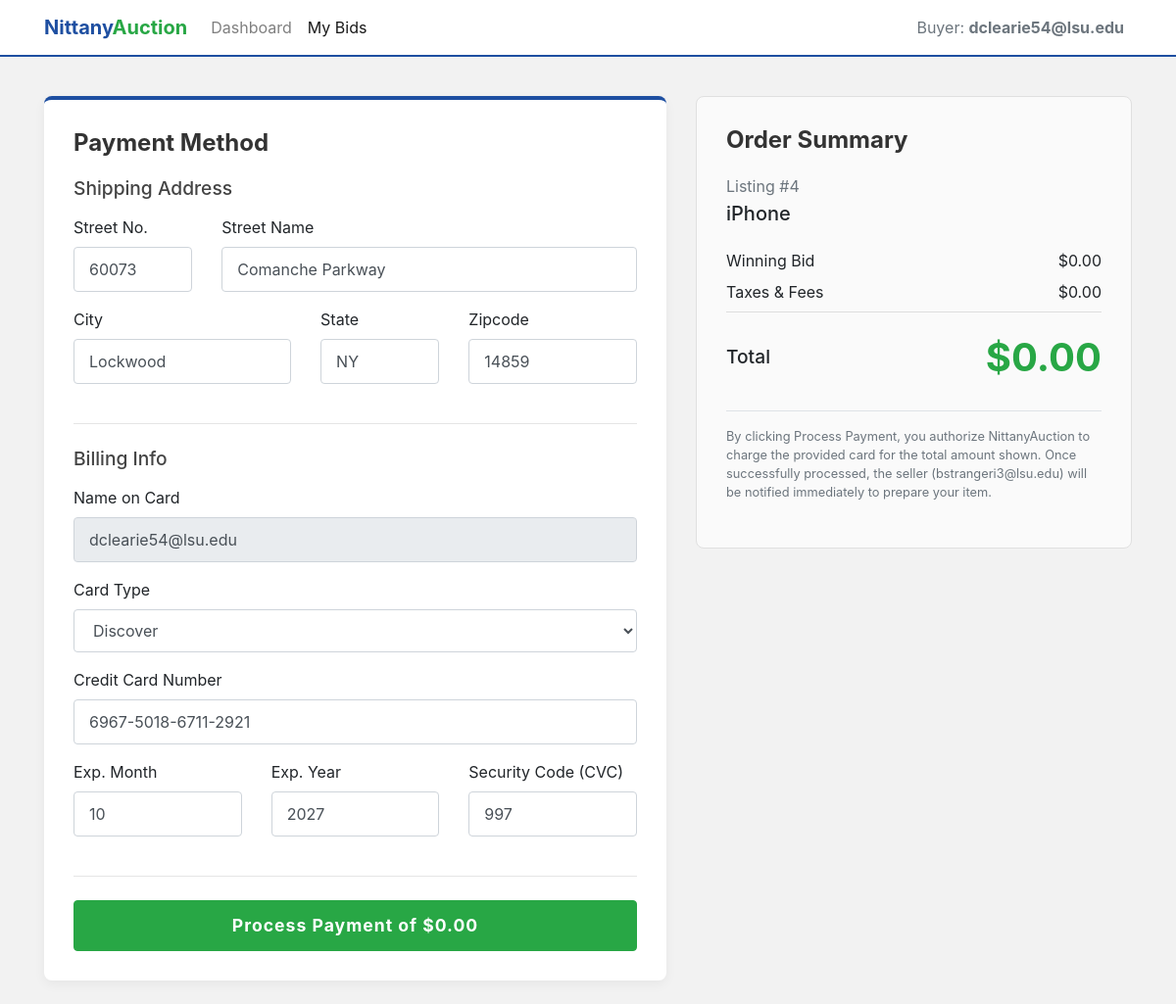
/pay/4 (signed in), run on the app's committed database.
### tables this page shows
CREATE TABLE Credit_Cards (
    credit_card_num TEXT PRIMARY KEY,
    card_type TEXT NOT NULL, --'Visa', 'Master', 'Discover'
    expire_month INTEGER NOT NULL CHECK (expire_month BETWEEN 1 AND 12),
    expire_year INTEGER NOT NULL,
    security_code TEXT NOT NULL,
    Owner_email TEXT NOT NULL,
    FOREIGN KEY (Owner_email) REFERENCES Users(email)
        ON UPDATE CASCADE
        ON DELETE CASCADE
);

CREATE TABLE "Address"
(
    address_id  VARCHAR(50)
        primary key,
    zipcode     INT,
    street_num  INT,
    street_name VARCHAR(255),
    
   foreign key (zipcode) references Zipcode_Info (zipcode)
);

CREATE TABLE "Zipcode_Info"
(
    zipcode INT
        primary key,
    city    TEXT not null,
    state   TEXT not null
);

CREATE TABLE "Auction_Listings"
(
    Seller_Email        text
        constraint Seller_Email
            references Sellers,
    Listing_ID          integer,
    Category            text,
    Auction_Title       text,
    Product_Name        text,
    Product_Description text,
    Quantity            integer,
    Reserve_Price       real,
    Max_bids            integer,
    Status              integer,
    primary key (Seller_Email, Listing_ID)
);

### app.py (the view)
@app.route('/pay/<int:listing_id>', methods=['GET'])
def pay_item_get(listing_id):
    user_email = session.get('email')
    roles = session.get('roles', [])
    if not user_email or 'bidder' not in roles:
        return redirect(url_for('authenticate', error='Access denied. Bidder account required.'))
    connection = get_connection()
    connection.row_factory = sqlite3.Row
    cursor = connection.cursor()
    cursor.execute('''
        SELECT Seller_Email, Auction_Title, Product_Name
        FROM Auction_Listings
        WHERE Listing_ID = ? AND Status = 2
    ''', (listing_id,))
    item = cursor.fetchone()
    if not item:
        connection.close()
        return redirect(url_for('my_bids'))
    cursor.execute('''
        SELECT MAX(bid_price)
        FROM Bids
        WHERE listing_id = ? AND bidder_email = ?
    ''', (listing_id, user_email))
    amount_owed = cursor.fetchone()[0] or 0.0
    cursor.execute('SELECT * FROM Credit_Cards WHERE Owner_email = ?', (user_email,))
    card = cursor.fetchone()
    cursor.execute('''
        SELECT a.street_num, a.street_name, z.city, z.state, a.zipcode
        FROM Bidders b
        LEFT JOIN Address a ON b.home_address_id = a.address_id
        LEFT JOIN Zipcode_Info z ON a.zipcode = z.zipcode
        WHERE b.email = ?
    ''', (user_email,))
    address = cursor.fetchone()
    connection.close()
    return render_template('pay.html', item=item, amount_owed=amount_owed, card=card, address=address, listing_id=listing_id, email=user_email)

### app.py (called while the page is built)
@app.before_request
def ensure_roles_loaded():
    if 'email' in session and 'roles' not in session:
        connection = get_connection()
        cursor = connection.cursor()
        roles = []
        cursor.execute("SELECT 1 FROM Helpdesk WHERE email = ?", (session['email'],))
        if cursor.fetchone(): roles.append('helpdesk')
        cursor.execute("SELECT 1 FROM Sellers WHERE email = ?", (session['email'],))
        if cursor.fetchone(): roles.append('seller')
        cursor.execute("SELECT 1 FROM Bidders WHERE email = ?", (session['email'],))
        if cursor.fetchone(): roles.append('bidder')
        connection.close()
        session['roles'] = roles

def get_connection():
    conn = sql.connect(DB_NAME)
    return conn

### templates/pay.html (shortened to what this page needs)
<!DOCTYPE html>
<html lang="en">
<head>
    <link rel="stylesheet"
          href="https://stackpath.bootstrapcdn.com/bootstrap/4.4.1/css/bootstrap.min.css"
>
</head>
<body>
<nav class="navbar navbar-expand-lg navbar-light">
    <div class="container">
        <a class="navbar-brand brand-text" href="/bidder">
            <span class="nittany">Nittany</span><span class="auction">Auction</span>
        </a>
        <div class="collapse navbar-collapse">
            <ul class="navbar-nav mr-auto">
                <li class="nav-item"><a class="nav-link" href="/bidder">Dashboard</a></li>
                <li class="nav-item active"><a class="nav-link" href="/my-bids">My Bids</a></li>
            </ul>
            <ul class="navbar-nav ml-auto">
                <li class="nav-item"><span class="nav-link text-muted">Buyer: <strong>{{ email }}</strong></span></li>
            </ul>
        </div>
    </div>
</nav>
<div class="container">
    <div class="row">
        <div class="col-md-7 mb-4">
            <div class="checkout-box">
                <h2 class="section-title">Payment Method</h2>
                <form action="/pay/{{ listing_id }}" method="POST">
                    <h3 class="mt-3 mb-3" style="color: #444; font-size: 1.2rem;">Shipping Address</h3>
                    <div class="row">
                        <div class="col-md-3">
                            <div class="form-group">
                                <label>Street No.</label>
                                <input type="number" class="form-control" name="street_num"
                                       value="{{ address['street_num'] if address else '' }}" placeholder="123" required>
                            </div>
                        </div>
                        <div class="col-md-9">
                            <div class="form-group">
                                <label>Street Name</label>
                                <input type="text" class="form-control" name="street_name"
                                       value="{{ address['street_name'] if address else '' }}" placeholder="Main St" required>
                            </div>
                        </div>
                    </div>
                    <div class="row">
                        <div class="col-md-5">
                            <div class="form-group">
                                <label>City</label>
                                <input type="text" class="form-control" name="city"
                                       value="{{ address['city'] if address else '' }}" placeholder="State College" required>
                            </div>
                        </div>
                        <div class="col-md-3">
                            <div class="form-group">
                                <label>State</label>
                                <input type="text" class="form-control" name="state"
                                       value="{{ address['state'] if address else '' }}" placeholder="PA" required>
                            </div>
                        </div>
                        <div class="col-md-4">
                            <div class="form-group">
                                <label>Zipcode</label>
                                <input type="number" class="form-control" name="zipcode"
                                       value="{{ address['zipcode'] if address else '' }}" placeholder="16801" required>
                            </div>
                        </div>
                    </div>
                    <hr class="mt-4 mb-4">
                    <h3 class="mb-3" style="color: #444; font-size: 1.2rem;">Billing Info</h3>
                    <div class="form-group">
                        <label>Name on Card</label>
                        <input type="text" class="form-control" name="owner_name" value="{{ email }}" readonly>
                    </div>
                    <div class="form-group">
                        <label>Card Type</label>
                        <select class="form-control" name="card_type" required>
                            <option value="Discover" {% if card and card['card_type'] == 'Discover' %}selected{% endif %}>Discover</option>
                        </select>
                    </div>
                    <div class="form-group">
                        <label>Credit Card Number</label>
                        <input type="text" class="form-control" name="credit_card_num"
                               value="{{ card['credit_card_num'] if card else '' }}"
                               placeholder="1234 5678 9101 1121" required>
                    </div>
                    <div class="row">
                        <div class="col-md-4">
                            <div class="form-group">
                                <label>Exp. Month</label>
                                <input type="number" class="form-control" name="expire_month"
                                       value="{{ card['expire_month'] if card else '' }}"
                                       placeholder="MM" min="1" max="12" required>
                            </div>
                        </div>
                        <div class="col-md-4">
                            <div class="form-group">
                                <label>Exp. Year</label>
                                <input type="number" class="form-control" name="expire_year"
                                       value="{{ card['expire_year'] if card else '' }}"
                                       placeholder="YYYY" min="2026" max="2077" required>
                            </div>
                        </div>
                        <div class="col-md-4">
                            <div class="form-group">
                                <label>Security Code (CVC)</label>
                                <input type="text" class="form-control" name="security_code"
                                       value="{{ card['security_code'] if card else '' }}"
                                       placeholder="123" required>
                            </div>
                        </div>
                    </div>
                    <hr class="mt-4 mb-4">
                    <button type="submit" class="btn btn-primary btn-block btn-pay">Process Payment of ${{ "{:,.2f}".format(amount_owed) }}</button>
                </form>
            </div>
        </div>
        <div class="col-md-5">
            <div class="summary-box">
                <h3 class="section-title">Order Summary</h3>
                <p class="text-muted mb-1">Listing #{{ listing_id }}</p>
                <h5 class="mb-4">{{ item['Auction_Title'] }}</h5>
                <div class="d-flex justify-content-between mb-2">
                    <span>Winning Bid</span>
                    <span>${{ "{:,.2f}".format(amount_owed) }}</span>
                </div>
                <div class="d-flex justify-content-between mb-2 pb-2" style="border-bottom: 1px solid #ddd;">
                    <span>Taxes & Fees</span>
                    <span>$0.00</span>
                </div>
                <div class="d-flex justify-content-between align-items-center mt-3">
                    <span style="font-size: 1.2rem; font-weight: 500;">Total</span>
                    <span class="price-text">${{ "{:,.2f}".format(amount_owed) }}</span>
                </div>
                <div class="mt-4 pt-3 border-top">
                    <p class="small text-muted">By clicking Process Payment, you authorize NittanyAuction to charge the provided card for the total amount shown. Once successfully processed, the seller ({{ item['Seller_Email'] }}) will be notified immediately to prepare your item.</p>
                </div>
            </div>
        </div>
    </div>
</div>
</body>
</html>

### templates/pay.html (style rules this page uses)
body { background-color: #f2f2f2; font-family: 'Inter', sans-serif; }
.navbar { background-color: white; border-bottom: 2px solid #1e4fa1; margin-bottom: 40px; }
.brand-text .nittany { color: #1e4fa1; font-weight: bold; }
.brand-text .auction { color: #28a745; font-weight: bold; }
.checkout-box { background: white; border-radius: 8px; box-shadow: 0 4px 12px rgba(0,0,0,0.05); padding: 30px; border-top: 4px solid #1e4fa1; }
.summary-box { background: #fafafa; border-radius: 8px; padding: 30px; border: 1px solid #e0e0e0; }
.section-title { color: #333; font-weight: 700; margin-bottom: 20px; font-size: 1.5rem; }
.price-text { font-size: 2.5rem; color: #28a745; font-weight: 700; }
.form-control { border-radius: 4px; padding: 10px 15px; height: auto; }
.btn-pay { background-color: #28a745; border-color: #28a745; font-weight: bold; letter-spacing: 1px; padding: 12px; font-size: 1.1rem; }

### data on the page
Credit_Cards: Owner_email "dclearie54@lsu.edu", card_type "Discover", credit_card_num "6967-5018-6711-2921", expire_month "10", expire_year "2027", security_code "997"
Address: street_num "60073", street_name "Comanche Parkway", zipcode "14859"
Zipcode_Info: city "Lockwood", state "NY"
Auction_Listings: Auction_Title "iPhone", Seller_Email "bstrangeri3@lsu.edu"

### other printed values
{{ "{:,.2f}".format(amount_owed) }} "0.00"
{{ listing_id }} "4"
